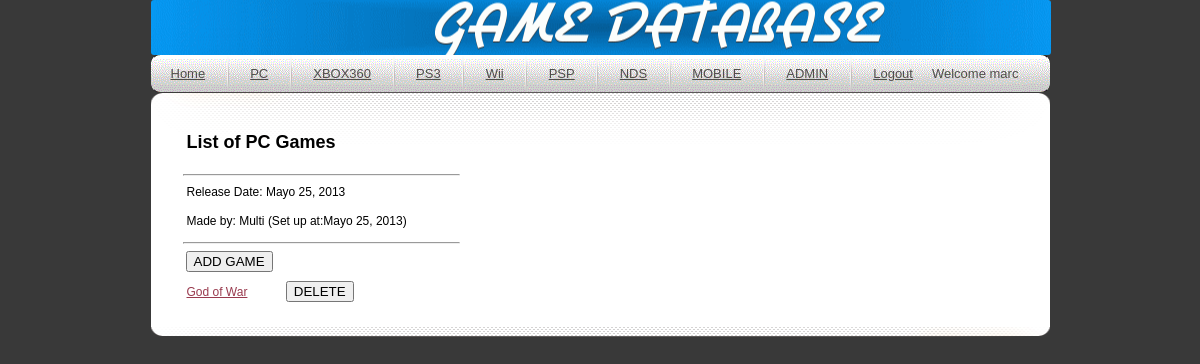
Page /PC (signed in) on the earlier database version.
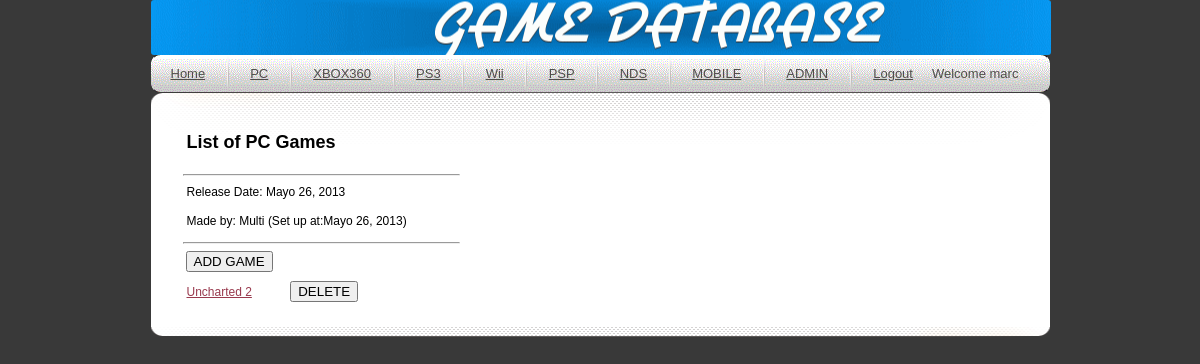
Same page on the later database version.
### main/models.py (models this page shows, shortened)
class Platform(models.Model):
    Types=(
        ('PlayStation 3','PlayStation 3'),('Xbox 360','Xbox 360'),('PC','PC'),('Nintendo DS','Nintendo DS'),('Mobile','Mobile'),('PSP','PSP'),
    )
    releaseDate = models.DateField(default=date.today)
    name = models.CharField(max_length=100,choices=Types,unique=True,primary_key=True)

class Company(models.Model):
    setUp = models.DateField(default=date.today)
    name = models.CharField(max_length=100,unique=True,primary_key=True)

class SupportedBy(models.Model):
    game=models.ForeignKey(Game)
    platform=models.ForeignKey(Platform)

class Game(models.Model):
    releaseDate = models.DateField(default=date.today)
    name = models.CharField(max_length=100,unique=True,primary_key=True)
    publisher = models.ForeignKey(Company)

### main/views.py (the view)
# urls.py: url(r'^PC$',gamesByPlatform),
@login_required(login_url='/login')
def gamesByPlatform(request):
    template = get_template('info.html')
    tmp = request.path.split('/')[1]
    path = request.path
    try:
        coll = Made.objects.get(platform=tmp)
        collection = SupportedBy.objects.all().filter(platform=tmp)
        variables =Context({
            'Title':'List of '+tmp+' Games',
            'TYPE':tmp,
            'Date': coll.platform.releaseDate,
            'Made':coll.company.name,
            'set':coll.company.setUp,
            'result': collection,
            'user': request.user,
            'path': path,
        })
    except:
        variables =Context({
            'Title':'List of '+tmp+' Games',
            'user': request.user,
            'Message':'Games not added yet! ',
            'path':path,
        })
        return render_to_response('http404.html',variables)
    return render_to_response('info.html',variables)

### main/templates/info.html (shortened to what this page needs)
{% extends "main.html" %}
    {% block content %}
        <h2>{{Title}}</h2>
        <hr style="width: 275px; float: left; margin-left: 32px"><p>
            <p>Release Date: {{Date}} </p>
            <p>Made by: {{Made}} (Set up at:{{set}})</p>
        <hr style="width: 275px; float: left; margin-left: 32px"><p>
        <p><input style="float: left; margin-left: 35px" type="submit" value="ADD GAME" onclick="parent.location='addGame'"></p>
        <p></p>
        <p></p>
        {% for item in result %}
        <p><a href=/{{TYPE|urlencode}}/{{item.game.name|urlencode}}>{{item.game.name}}</a>
        <input style="margin-left: 35px" type="submit" value="DELETE" onclick="parent.location='deleteGame/{{TYPE}}/{{item.game.name}}'">
        <p></p>
    {% endfor %}
    {% endblock %}

Differences in the rows shown:
changed Platform: releaseDate "Mayo 25, 2013" → "Mayo 26, 2013"
changed Company "Multi": setUp "Mayo 25, 2013" → "Mayo 26, 2013"
changed SupportedBy: game.name "God of War" → "Uncharted 2"
